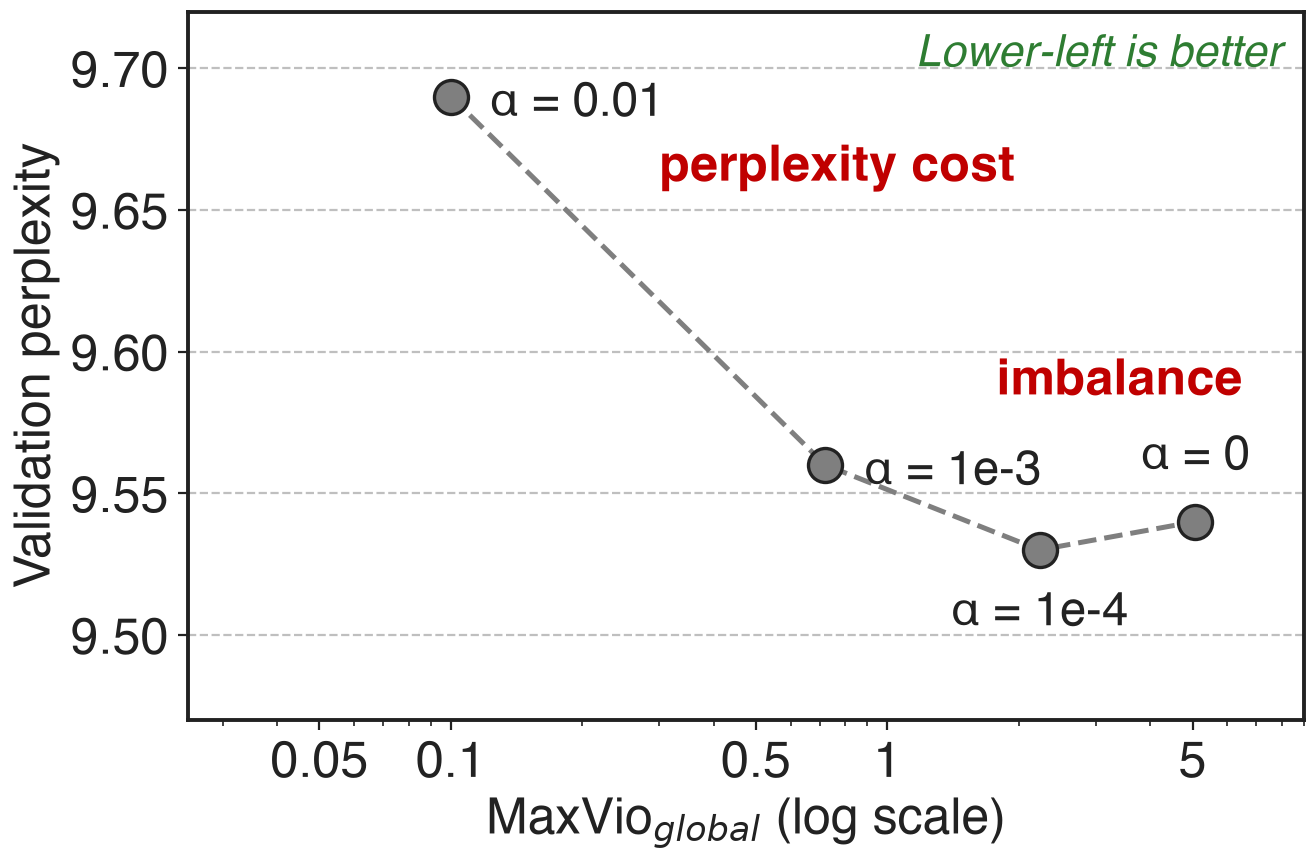

Generate this figure with Python:
"""Aux-loss dilemma, 1B MoE (arXiv 2408.15664). x = MaxVio_global, y = validation perplexity.

alpha = 1e-3 point and the Loss-Free point are Table 2 (0.72, 9.56) and (0.04, 9.50).
alpha = 1e-2, 1e-4, 0 are digitized from Fig. 2 (raster extracted from the PDF, mapped through the figure's
gridlines; the two Table-2 points are recovered within 0.005): (0.10, 9.69), (2.23, 9.53), (5.07, 9.54).
Writes dilemma.png/pdf (aux-loss sweep only) and dilemma_lf.png/pdf (+ Loss-Free point).
"""
import os
import sys, pathlib
sys.path.insert(0, str(pathlib.Path(__file__).resolve().parents[3] / "scripts"))
import slidechart as sc

alphas = ["α = 0.01", "α = 1e-3", "α = 1e-4", "α = 0"]
maxvio = [0.10, 0.72, 2.23, 5.07]
ppl = [9.69, 9.56, 9.53, 9.54]
LF = (0.04, 9.50)
HERE = os.path.dirname(os.path.abspath(__file__))


def draw(with_lf: bool):
    sc.setup()
    fig, ax = sc.figure("right")
    ax.plot(maxvio, ppl, "--", color=sc.GRAYS[2], lw=1.8, zorder=1)
    ax.scatter(maxvio, ppl, s=150, color=sc.GRAYS[2], edgecolor=sc.INK, linewidth=1.2, zorder=3,
               label="aux loss (α sweep)")
    offs = [(14, -2, "left"), (14, -2, "left"), (0, -30, "center"), (0, 16, "center")]
    for a, x, y, (dx, dy, ha) in zip(alphas, maxvio, ppl, offs):
        ax.annotate(a, (x, y), xytext=(dx, dy), textcoords="offset points", ha=ha, va="bottom" if dy > 0 else ("center" if dy > -10 else "bottom"),
                    fontsize=17, color=sc.INK)
    ax.annotate("perplexity cost", (0.10, 9.69), xytext=(0.30, 9.665), color=sc.PROBLEM, fontsize=18,
                fontweight="bold", ha="left", va="center")
    ax.annotate("imbalance", (5.07, 9.54), xytext=(3.4, 9.59), color=sc.PROBLEM, fontsize=18,
                fontweight="bold", ha="center", va="center")
    if with_lf:
        ax.scatter([LF[0]], [LF[1]], s=520, marker="*", color=sc.ACCENT, edgecolor=sc.INK, linewidth=1.0,
                   zorder=4, label="Loss-Free")
        ax.annotate("", xy=(0.052, 9.503), xytext=(0.62, 9.553),
                    arrowprops=dict(arrowstyle="-|>", color=sc.ACCENT, lw=2.4))
        ax.text(0.062, 9.487, "Loss-Free", color=sc.ACCENT, fontsize=19, fontweight="bold", ha="left", va="center")
    ax.set_xscale("log")
    ax.set_xlim(0.025, 9)
    ax.set_xticks([0.05, 0.1, 0.5, 1, 5])
    ax.set_xticklabels(["0.05", "0.1", "0.5", "1", "5"])
    ax.set_ylim(9.47, 9.72)
    ax.set_yticks([9.50, 9.55, 9.60, 9.65, 9.70])
    ax.set_xlabel("MaxVio$_{global}$ (log scale)")
    ax.set_ylabel("Validation perplexity")
    sc.better(ax, "Lower-left is better", where="upper right")
    name = "dilemma_lf.py" if with_lf else "dilemma.py"
    sc.save(fig, os.path.join(HERE, name))


draw(False)
draw(True)
